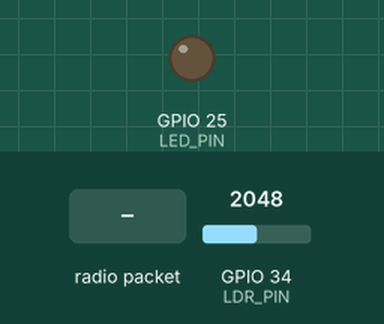
This sketch was run on a simulated ESP32. Shown: output pins drawn as LEDs (lit = HIGH). Inputs (shaded band) come from the test bench; at power-on: GPIO 34 (LDR_PIN) = 2048. No radio packets arrive unless stated; what the sketch prints to the serial monitor is not drawn.

Above: at 2.2 s.
2.3 s: radio packet "LED:1" arrives
At 12.1 s:
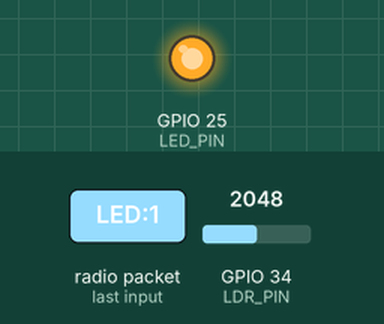
12.5 s: radio packet "LED:0" arrives
At 22.1 s:
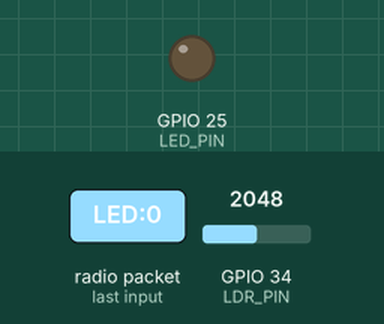
Timing chart, 0 to 23.6 s (numbered marks = the images above; inputs shaded):
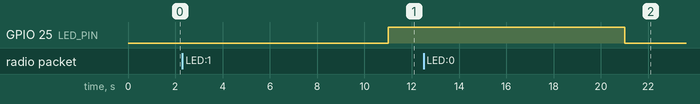

The sketch:

team-node-b.ino
```cpp
#include <SPI.h>
#include <RF24.h>

#define NRF_CE  4
#define NRF_CSN 5
#define LDR_PIN 34
#define LED_PIN 25  // external LED on GPIO25 (GPIO2=strapping, 4/5/18/19/23=radio/SPI)

RF24 radio(NRF_CE, NRF_CSN);

const byte NODE_C_ADDR[6] = "NODEC";  // Node B TX → Node C RX
const byte CMD_B_ADDR[6]  = "CMD_B";  // Node C TX → Node B RX (LED commands relayed by C)

void setup() {
  Serial.begin(115200);
  pinMode(LED_PIN, OUTPUT);
  delay(1000);

  if (!radio.begin()) {
    Serial.println("nRF24 init failed!");
    Serial.print("Chip connected? ");
    Serial.println(radio.isChipConnected() ? "YES" : "NO");
    while (true);
  }

  radio.setPALevel(RF24_PA_LOW);
  radio.setDataRate(RF24_250KBPS);
  radio.setChannel(100);
  radio.openReadingPipe(1, CMD_B_ADDR);  // receive LED commands from gateway (via Node C)
  radio.openWritingPipe(NODE_C_ADDR);
  radio.stopListening();

  Serial.println("Node B ready — sending to Node C every 10s");
}

void checkLedCmd() {
  radio.startListening();
  unsigned long deadline = millis() + 1000;  // 1 second RX window
  while (millis() < deadline) {
    if (radio.available()) {
      char cmd[32] = "";
      radio.read(cmd, sizeof(cmd));
      if (strncmp(cmd, "LED:1", 5) == 0) {
        digitalWrite(LED_PIN, HIGH);
        Serial.println("LED ON");
      } else if (strncmp(cmd, "LED:0", 5) == 0) {
        digitalWrite(LED_PIN, LOW);
        Serial.println("LED OFF");
      }
    }
  }
  radio.stopListening();
}

void loop() {
  int ldrValue = analogRead(LDR_PIN);

  char msg[32];
  snprintf(msg, sizeof(msg), "NodeB LDR:%d", ldrValue);

  bool success = radio.write(msg, sizeof(msg));

  if (success) {
    Serial.print("Sent to Node C: ");
    Serial.println(msg);
  } else {
    Serial.println("Send failed!");
  }

  checkLedCmd();

  delay(9000);
}
```

Measured:
- after the input at 2.3 s, GPIO 25 (LED_PIN): LOW → HIGH after 8.7 s
- after the input at 12.5 s, GPIO 25 (LED_PIN): HIGH → LOW after 8.5 s
